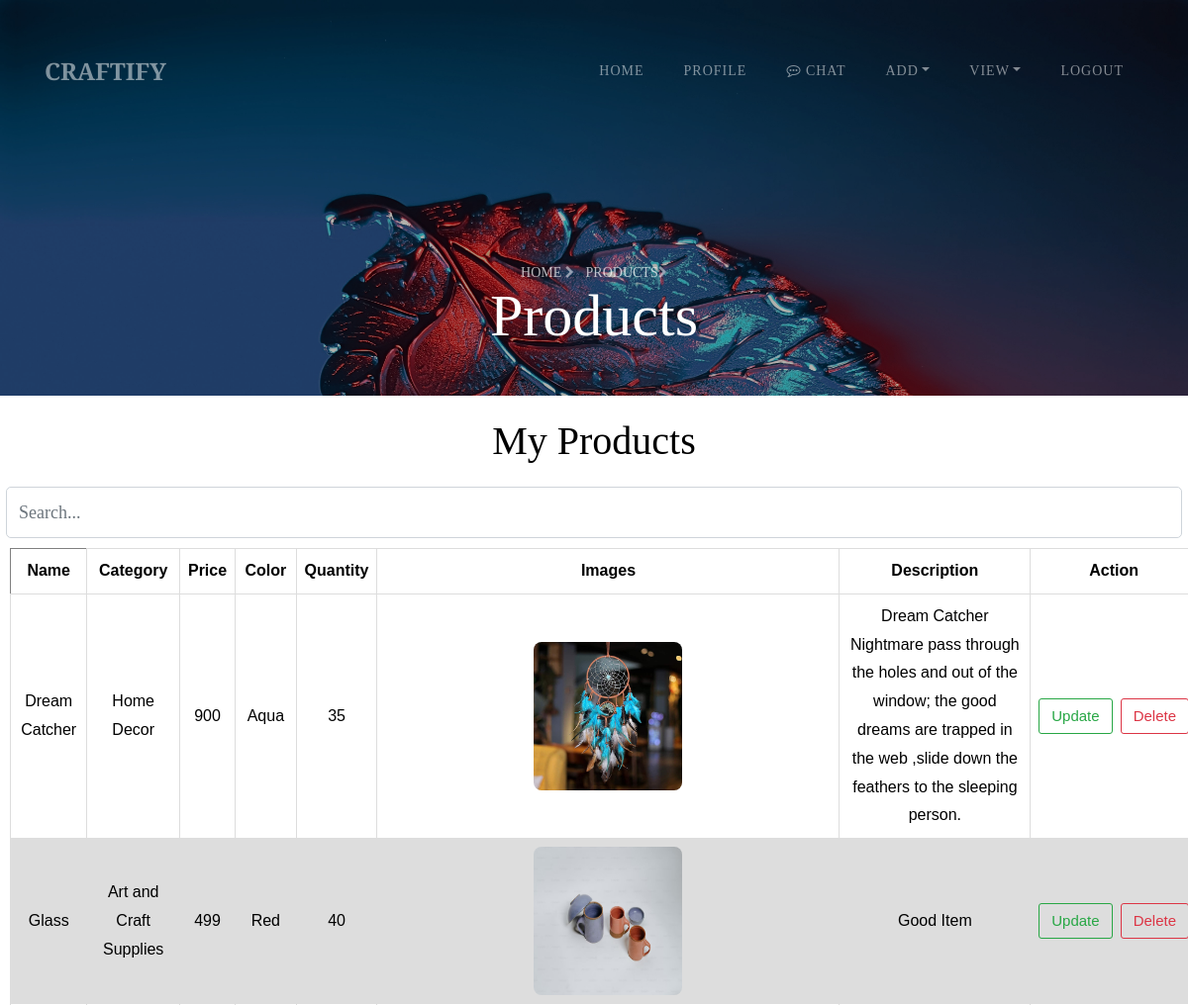
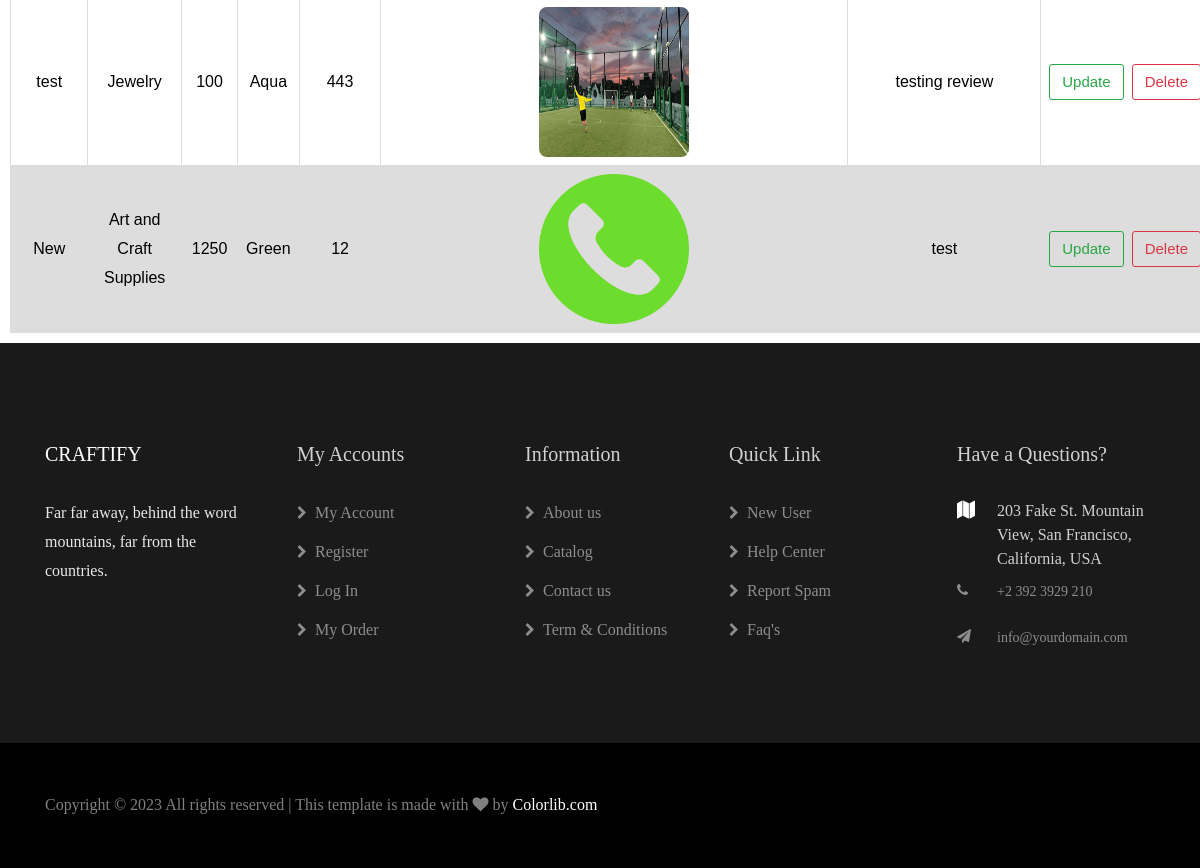
The page /viewItems/ (signed in) on the database its author committed (2 pictures, top to bottom).
### CraftifyApp/models.py (models this page shows)
class Products(models.Model):
    name = models.CharField(max_length=100)
    category = models.CharField(max_length=100)
    price = models.IntegerField()
    color = models.CharField(max_length=100)
    qty = models.IntegerField()
    image = models.ImageField(upload_to="image")
    image1 = models.ImageField(upload_to="image",null=True)
    image2 = models.ImageField(upload_to="image",null=True)
    desc = models.CharField(max_length=300)
    status = models.CharField(max_length=100, default="Pending")
    artistId = models.ForeignKey(Artist, on_delete=models.CASCADE, null=True)
    def __str__(self):
        return self.name

### CraftifyApp/views.py (the view)
# urls.py: path("viewItems/", views.viewItems),
def viewItems(request):
    uid = request.session["uid"]
    items = Products.objects.filter(artistId__loginid=uid)
    print(items)
    return render(request, "ARTIST/viewItems.html", {"items": items})

### templates/ARTIST/viewItems.html (shortened to what this page needs)
{% extends 'ARTIST/artistBase.html' %}
{% block header %}
<section class="hero-wrap hero-wrap-2" style="background-image: url('../static/images/bg_2.jpg');"
    data-stellar-background-ratio="0.5">
    <div class="overlay"></div>
    <div class="container">
        <div class="row no-gutters slider-text align-items-end justify-content-center">
            <div class="col-md-9 ftco-animate mb-5 text-center">
                <p class="breadcrumbs mb-0"><span class="mr-2"><a href="/artistHome">Home <i
                                class="fa fa-chevron-right"></i></a></span> <span>Products<i
                            class="fa fa-chevron-right"></i></span></p>
                <h2 class="mb-0 bread">Products</h2>
            </div>
        </div>
    </div>
</section>
<center>
    {% if items %}
    <h1 class="m-3 bread">My Products</h1>
    <input type="text" class="form-control" id="searchInput" style="width: 99%;" placeholder="Search...">
    <table id="table" border="1" style="width: 100%;">
        <thead>
            <tr>
                <th style="border: 1px;color: black;">Name</th>
                <th>Category</th>
                <th>Price</th>
                <th>Color</th>
                <th>Quantity</th>
                <th>Images</th>
                <th>Description</th>
                <th style="text-align: center;">Action</th>
            </tr>
        </thead>
        <tbody id="tableBody">
            {% for i in items %}
            <tr id="row{{ forloop.counter }}">
                <td>{{i.name}}</td>
                <td>{{i.category}}</td>
                <td>{{i.price}}</td>
                <td>{{i.color}}</td>
                <td>{{i.qty}}</td>
                <td>
                    <div class="carousel-container">
                        <div class="carousel-slides">
                            <div class="carousel-slide">
                                <img src="/static/media/{{i.image}}" style="border-radius: 8px;" height="150px"
                                    width="150px" alt="">
                            </div>
                        </div>
                    </div>
                </td>
                <td>{{i.desc}}</td>
                <td style="text-align: center;">
                    <div style="display: flex;">
                        <a href="/updateProduct?id={{i.id}}" class="btn btn-outline-success">Update</a>
                        <a href="/deleteProduct?id={{i.id}}" class="btn btn-outline-danger ml-2">Delete</a>
                    </div>
                </td>
            </tr>
            {% endfor %}
        </tbody>
    </table>
    {% else %}
    <h1 class="m-3">No Products Found</h1>
    {% endif %}
</center>
{% endblock %}

### templates/ARTIST/viewItems.html (style rules this page uses)
table { font-family: arial, sans-serif; border-collapse: collapse; width: 95%; margin: 10px; }
td, th { border: 1px solid #dddddd; text-align: center; padding: 8px; color: black; }
tr:nth-child(even) { background-color: #dddddd; }
.carousel-container { position: relative; max-width: 100%; overflow: hidden; border-radius: 8px; }
.carousel-slides { display: flex; transition: transform 0.5s ease-in-out; }
.carousel-slide { flex: 0 0 100%; }

### rows shown on the page
Products: name "Dream Catcher", category "Home Decor", price "900", color "Aqua", qty "35", image (picture), desc "Dream Catcher Nightmare pass through the holes and out of the window; the good dreams are trapped in the web ,slide down the feathers to the sleeping person."
Products: name "Glass", category "Art and Craft Supplies", price "499", color "Red", qty "40", image (picture), desc "Good Item"
Products: name "test", category "Jewelry", price "100", color "Aqua", qty "443", image (picture), desc "testing review"
Products: name "New", category "Art and Craft Supplies", price "1250", color "Green", qty "12", image (picture), desc "test"
